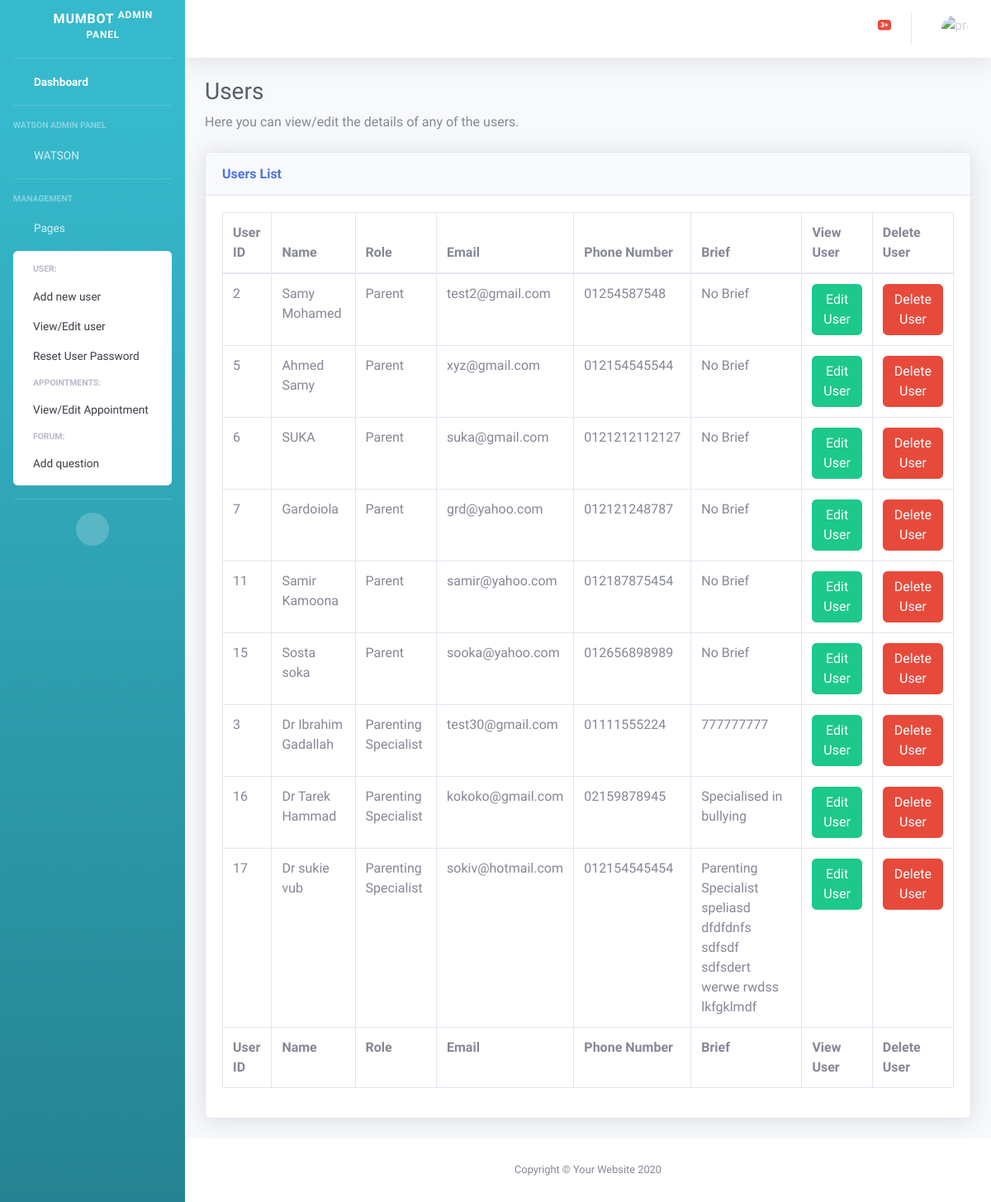
Before: /grad/viewuser.html with the older database file.
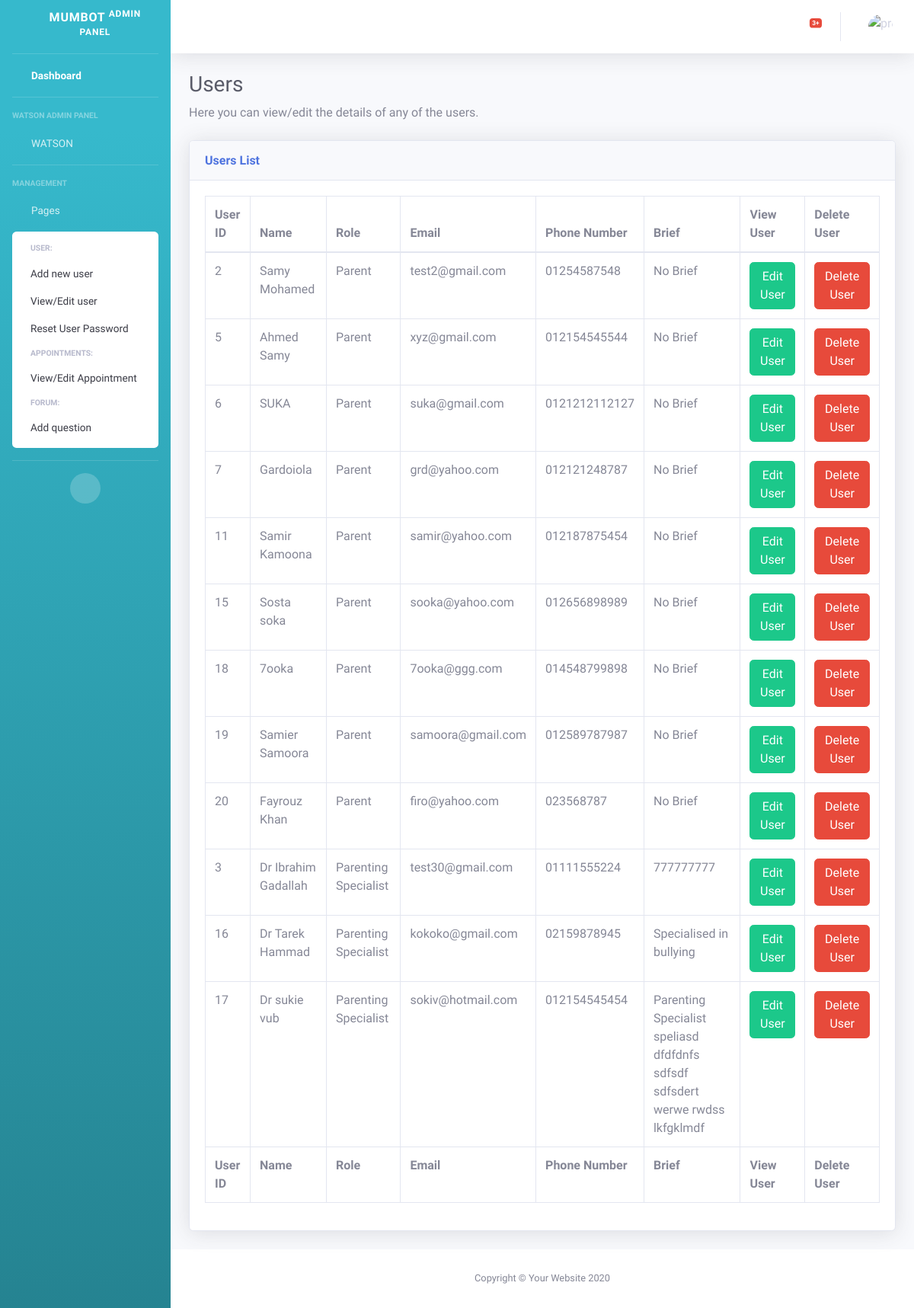
After: the same page with the newer database file.
### grad/models.py (models this page shows, shortened)
class User(models.Model):
    user_password = models.CharField(max_length=32)
    user_name = models.CharField(max_length=25)
    user_phone = models.CharField(max_length=15)
    user_email = models.EmailField(max_length=254)
    user_role = models.IntegerField()

class Parent(User):
    def __str__(self):
        return f"{self.id}"

class User(models.Model):
    user_password = models.CharField(max_length=32)
    user_name = models.CharField(max_length=25)
    user_phone = models.CharField(max_length=15)
    user_email = models.EmailField(max_length=254)
    user_role = models.IntegerField()

class Specialist(User):
    active_status = models.BooleanField(default=0)
    specialist_brief = models.CharField(max_length=500)

### grad/views.py (the view)
# urls.py: path("viewuser.html", views.viewuser, name="viewuser"),
def viewuser(request):
    return render(request, "grad/viewuser.html", {
        "all_users": chain(Parent.objects.all(), Specialist.objects.all()),
    })

### grad/templates/grad/viewuser.html (shortened to what this page needs)
<!DOCTYPE html>
<html lang="en">
<head>
    {% load static %}
    <link href="{% static 'grad/vendor/fontawesome-free/css/all.min.css' %}" rel="stylesheet" type="text/css">
    <link href="{% static 'grad/css/sb-admin-2.min.css' %}" rel="stylesheet">
    <link href="{% static 'grad/vendor/datatables/dataTables.bootstrap4.min.css' %}" rel="stylesheet">
</head>
<body id="page-top">
    <div id="wrapper">
         {% include "grad/sidebar.html" %}
        <div id="content-wrapper" class="d-flex flex-column">
            <div id="content">
                {% include "grad/navbar.html" %}
                <div class="container-fluid">
                    <h1 class="h3 mb-2 text-gray-800">Users</h1>
                    <p class="mb-4">Here you can view/edit the details of any of the users.</p>
                    <div class="card shadow mb-4">
                        <div class="card-header py-3">
                            <h6 class="m-0 font-weight-bold text-primary">Users List</h6>
                        </div>
                        <div class="card-body">
                            <div class="table-responsive">
                                <table class="table table-bordered table-hover" id="dataTable" width="100%" cellspacing="0">
                                    <thead>
                                        <tr>
                                            <th>User ID</th>
                                            <th>Name</th>
                                            <th>Role</th>
                                            <th>Email</th>
                                            <th>Phone Number</th>
                                            <th>Brief</th>
                                            <th>View User</th>
                                            <th>Delete User</th>
                                        </tr>
                                    </thead>
                                    <tfoot>
                                        <tr>
                                            <th>User ID</th>
                                            <th>Name</th>
                                            <th>Role</th>
                                            <th>Email</th>
                                            <th>Phone Number</th>
                                            <th>Brief</th>
                                            <th>View User</th>
                                            <th>Delete User</th>
                                        </tr>
                                    </tfoot>
                                    <tbody>
                                        {% for user in all_users %}
                                        <tr>
                                            <td>{{user.id}}</td>
                                            <td>{{user.user_name}}</td>
                                            {% if user.user_role == 3 %}
                                            <td>Parent</td>
                                            {% else %}
                                            <td>Parenting Specialist</td>
                                            {% endif %}
                                            <td>{{user.user_email}}</td>
                                            <td>{{user.user_phone}}</td>
                                            {% if user.user_role == 3 %}
                                            <td>No Brief</td>
                                            {% else %}
                                            <td>{{user.specialist_brief}}</td>
                                            {% endif %}
                                            <td><a href="{% url 'edituser' user.id user.user_role %}" class="btn btn-success">Edit User</a></td>
                                            <td><a href="{% url 'deleteuser' user.id user.user_role %}" class="btn btn-danger">Delete User</a></td>
                                        </tr>
                                       {% endfor %}
                                    </tbody>
                                </table>
                            </div>
                        </div>
                    </div>
                </div>
            </div>
            <footer class="sticky-footer bg-white">
                <div class="container my-auto">
                    <div class="copyright text-center my-auto">
                        <span>Copyright &copy; Your Website 2020</span>
                    </div>
                </div>
            </footer>
        </div>
    </div>
</body>
</html>

### grad/templates/grad/sidebar.html (shortened to what this page needs)
        <ul class="navbar-nav bg-gradient-info sidebar sidebar-dark accordion" id="accordionSidebar">
            <a class="sidebar-brand d-flex align-items-center justify-content-center" href="{% url 'index' %}">
                <div class="sidebar-brand-icon rotate-n-15">
                    <i class="fas fa-robot"></i>
                </div>
                <div class="sidebar-brand-text mx-3">MumBot <sup>Admin Panel</sup></div>
            </a>
            <hr class="sidebar-divider my-0">
            <li class="nav-item active">
                <a class="nav-link" href="{% url 'index' %}">
                    <i class="fas fa-fw fa-tachometer-alt"></i>
                    <span>Dashboard</span></a>
            </li>
            <hr class="sidebar-divider">
            <div class="sidebar-heading">
                Watson Admin Panel
            </div>
            <li class="nav-item">
                <a class="nav-link collapsed" href="#" data-toggle="collapse" data-target="#collapseTwo"
                    aria-expanded="true" aria-controls="collapseTwo">
                    <i class="fas fa-fw fa-robot"></i>
                    <span>WATSON</span>
                </a>
            </li>
            <hr class="sidebar-divider">
            <div class="sidebar-heading">
                Management
            </div>
            <li class="nav-item">
                <a class="nav-link" href="#" data-toggle="collapse" data-target="#collapsePages"
                    aria-expanded="true" aria-controls="collapsePages">
                    <i class="fas fa-fw fa-folder"></i>
                    <span>Pages</span>
                </a>
                <div id="collapsePages" class="collapse show" aria-labelledby="headingPages" data-parent="#accordionSidebar">
                    <div class="bg-white py-2 collapse-inner rounded">
                        <h6 class="collapse-header">User:</h6>
                        <a class="collapse-item" href="{% url 'adduser' %}">Add new user</a>
                        <a class="collapse-item" href="{% url 'viewuser' %}">View/Edit user</a>
                        <a class="collapse-item" href="reset-password.php">Reset User Password</a>
                        <h6 class="collapse-header">Appointments:</h6>
                        <a class="collapse-item" href="{% url 'appointments' %}">View/Edit Appointment</a>
                        <h6 class="collapse-header">Forum:</h6>
                        <a class="collapse-item" href="{% url 'question' %}">Add question</a>
                    </div>
                </div>
            </li>
            <hr class="sidebar-divider d-none d-md-block">
            <div class="text-center d-none d-md-inline">
                <button class="rounded-circle border-0" id="sidebarToggle"></button>
            </div>
        </ul>

### grad/templates/grad/navbar.html (shortened to what this page needs)
                {% load static %}
                <nav class="navbar navbar-expand navbar-light bg-white topbar mb-4 static-top shadow">
                    <ul class="navbar-nav ml-auto">
                        <li class="nav-item dropdown no-arrow mx-1">
                            <a class="nav-link dropdown-toggle" href="#" id="alertsDropdown" role="button"
                                data-toggle="dropdown" aria-haspopup="true" aria-expanded="false">
                                <i class="fas fa-bell fa-fw"></i>
                                <span class="badge badge-danger badge-counter">3+</span>
                            </a>
                        </li>
                        <li class="nav-item dropdown no-arrow">
                            <a class="nav-link dropdown-toggle" href="#" id="userDropdown" role="button"
                                data-toggle="dropdown" aria-haspopup="true" aria-expanded="false">
                                <img class="img-profile rounded-circle"
                                    src="{% static 'grad/img/undraw_profile.svg' %}" alt="profile-img">
                            </a>
                        </li>
                    </ul>
                </nav>

Changed rows visible on the page:
added Parent: id "18", user_name "7ooka", shows "Parent", user_email "7ooka@ggg.com", user_phone "014548799898", shows "No Brief"
added Parent: id "19", user_name "Samier Samoora", shows "Parent", user_email "samoora@gmail.com", user_phone "012589787987", shows "No Brief"
added Parent: id "20", user_name "Fayrouz Khan", shows "Parent", user_email "firo@yahoo.com", user_phone "023568787", shows "No Brief"
